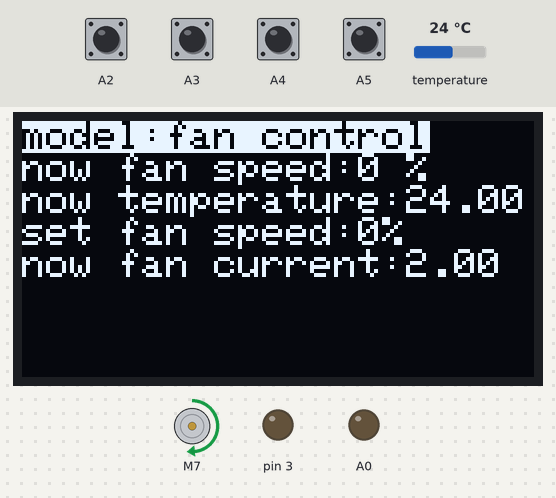
Recording of a program running on a simulated Arduino Uno, built with avr-gcc and run on an emulated ATmega328P. Shown: 128×64 one-colour display, DC motor (green arrow = forward, orange = backward, longer = faster), output pins drawn as LEDs (lit = HIGH). The inputs (shaded band) are chosen by the test bench; at power-on: A2–5 HIGH, temperature 24 °C. What the program prints to the serial monitor is not drawn.

Above: at 1.2 s.
1.3 s: A4 pulled LOW for 0.15 s
At 1.6 s:
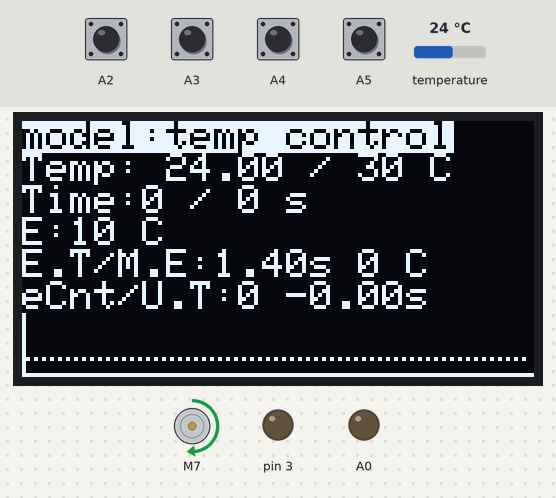
2.0 s: A2 pulled LOW for 0.15 s
At 2.35 s:
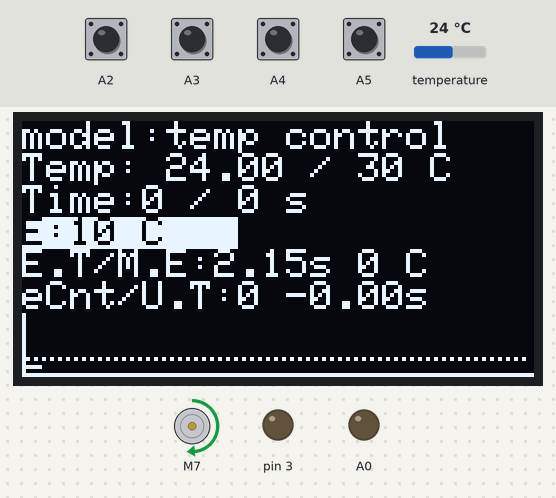
2.7 s: A2 pulled LOW for 1 s
At 3.09 s:
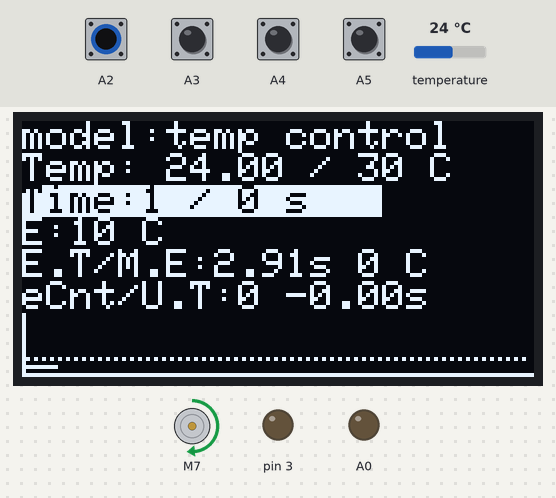
4.3 s: A5 pulled LOW for 0.15 s
5.0 s: A2 pulled LOW for 0.15 s
5.7 s: temperature set to 29.5 °C
At 6.4 s:
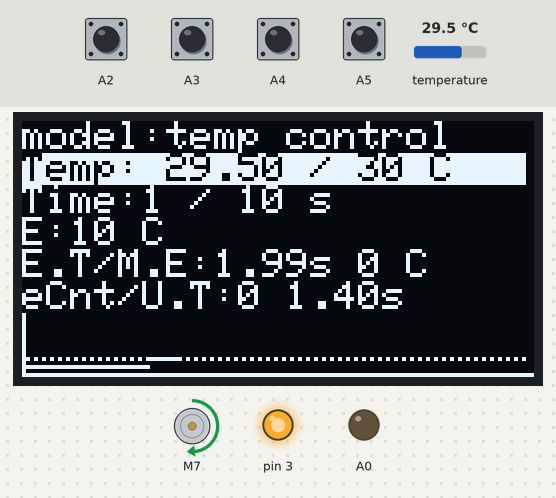
7.2 s: temperature set to 30.8 °C
Timing chart, 0 to 9.9 s (numbered marks = the images above; inputs shaded):
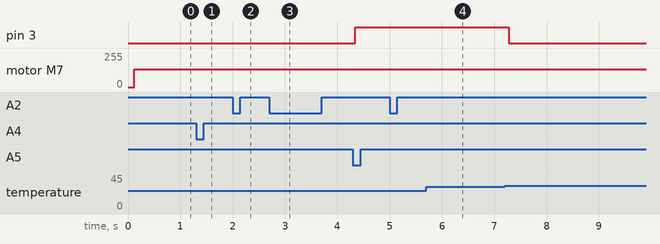

Measured:
- after the input at 1.3 s, the display: first changes after 0.18 s (image 1 shows a later state)
- after the input at 4.3 s, pin 3: LOW → HIGH at once
- after the input at 7.2 s, pin 3: HIGH → LOW after 0.07 s

The program:

main.cpp
```cpp
#include <SPI.h>
#include <Wire.h>
#include <Adafruit_GFX.h>
#include <Adafruit_SSD1306.h>
#include <Arduino.h>
#include <OneWire.h>
#include <L298N.h>

#define SCREEN_WIDTH 128 // OLED display width, in pixels
#define SCREEN_HEIGHT 64 // OLED display height, in pixels

// Declaration for SSD1306 display connected using software SPI (default case):
#define OLED_MOSI 9
#define OLED_CLK 10
#define OLED_DC 11
#define OLED_CS 12
#define OLED_RESET 13
Adafruit_SSD1306 display(SCREEN_WIDTH, SCREEN_HEIGHT,
                         OLED_MOSI, OLED_CLK, OLED_DC, OLED_RESET, OLED_CS);

/* Comment out above, uncomment this block to use hardware SPI
#define OLED_DC     6
#define OLED_CS     7
#define OLED_RESET  8
Adafruit_SSD1306 display(SCREEN_WIDTH, SCREEN_HEIGHT,
  &SPI, OLED_DC, OLED_RESET, OLED_CS);
*/

#define NUMFLAKES 10 // Number of snowflakes in the animation example

#define LOGO_HEIGHT 16
#define LOGO_WIDTH 16
static const unsigned char PROGMEM logo_bmp[] =
    {0b00000000, 0b11000000,
     0b00000001, 0b11000000,
     0b00000001, 0b11000000,
     0b00000011, 0b11100000,
     0b11110011, 0b11100000,
     0b11111110, 0b11111000,
     0b01111110, 0b11111111,
     0b00110011, 0b10011111,
     0b00011111, 0b11111100,
     0b00001101, 0b01110000,
     0b00011011, 0b10100000,
     0b00111111, 0b11100000,
     0b00111111, 0b11110000,
     0b01111100, 0b11110000,
     0b01110000, 0b01110000,
     0b00000000, 0b00110000};
const unsigned int IN1 = 7;
const unsigned int IN2 = 8;
const unsigned int EN = 5;
int buttonState[4];
int menu;
OneWire ds(6); // on pin 6 (a 4.7K resistor is necessary)
byte i;
byte present = 0;
byte type_s = 0;
byte data[12];
byte addr[8];
float celsius;
bool flag = false;
int page;
int setFanSpeed = 50;
int buf[128];
int temnum = 128;
int temcount = 0;
int setTemp = 45;
L298N motor(EN, IN1, IN2);
int setTime;
int setE;
int SetFanSpeed = 0;
long usedTime;
int maxE;
int lastPage;
int FanBuf[128];
int fancount = 0;

unsigned long eTime;
int eCount;

unsigned long timebegin;
unsigned long time;

unsigned long lastTick;
int eFlag;
int scanner(void);
void printNowModel();
void printNowFanSpeed(int);
void printNowTemprature(float);
void printSetFanSpeed();
void printNowFanCurrent(float);
void printTemperatureCurve(float);
// void  printFanSpeedCurve(motor.getSpeed());
void printTemp(float);
void printTime();
void printE();
void printEffectiveTime();
void printcount();
void reset();
void controlPage(); //进行页面的控制

int scanner(void)
{
  if (buttonState[0] != digitalRead(A2))
  {
    delay(5);
    if (buttonState[0] != digitalRead(A2))
    {
      buttonState[0] = digitalRead(A2);
      if (buttonState[0] == LOW)
        return 1;
    }
  }
  if (buttonState[1] != digitalRead(A3))
  {
    delay(5);
    if (buttonState[1] != digitalRead(A3))
    {
      buttonState[1] = digitalRead(A3);
      if (buttonState[1] == LOW)
        return 2;
    }
  }
  if (buttonState[2] != digitalRead(A4))
  {
    delay(5);
    if (buttonState[2] != digitalRead(A4))
    {
      buttonState[2] = digitalRead(A4);
      if (buttonState[2] == LOW)
        return 3;
    }
  }
  if (buttonState[3] != digitalRead(A5))
  {
    delay(5);
    if (buttonState[3] != digitalRead(A5))
    {
      buttonState[3] = digitalRead(A5);
      if (buttonState[3] == LOW)
        return 4;
    }
  }
  return 0;
}
void printNowFanSpeed(int speed)
{
  if (page == 1)
  {
    if (menu == 2)
      display.setTextColor(SSD1306_BLACK, SSD1306_WHITE);
    else
      display.setTextColor(SSD1306_WHITE, SSD1306_BLACK);
    display.setCursor(0, 8);

    display.print(F("now fan speed:"));
    if (speed == 0)
      display.print("0");
    else
      display.print((int)((speed - 132) / 123.0 * 100 + 0.5));
    display.print(F(" %"));
  }
  else
    return;
}
void printNowTemprature(float Temperature)
{
  if (page == 1)
  {
    if (menu == 3)
      display.setTextColor(SSD1306_BLACK, SSD1306_WHITE);
    else
      display.setTextColor(SSD1306_WHITE, SSD1306_BLACK);
    display.setCursor(0, 16);
    display.print(F("now temperature:"));
    display.print(Temperature);
  }
  else
    return;
}
void printSetFanSpeed()
{
  if (page == 1)
  {
    if (menu == 1)
      display.setTextColor(SSD1306_BLACK, SSD1306_WHITE);
    else
      display.setTextColor(SSD1306_WHITE, SSD1306_BLACK);
    display.setCursor(0, 24);
    display.print(F("set fan speed:"));
    display.print(setFanSpeed);
    display.print(F("%"));
    motor.stop();
    if (setFanSpeed >= 0)
    {

      motor.setSpeed((int)(setFanSpeed / 100.0 * 123 + 132));
      motor.forward();
    }
    else if (setFanSpeed < 0)
    {
      motor.setSpeed((int)(-(setFanSpeed / 100.0 * 123) + 132));
      motor.backward();
    }
  }
  else
    return;
}
void printNowFanCurrent(float Current)
{
  if (page == 1)
  {
    if (menu == 5)
      display.setTextColor(SSD1306_BLACK, SSD1306_WHITE);
    else
      display.setTextColor(SSD1306_WHITE, SSD1306_BLACK);
    display.setCursor(0, 32);
    display.print(F("now fan current:"));
    display.print(Current);
  }
  else
    return;
}
float getTemp()
{
  ds.reset();
  ds.select(addr);
  ds.write(0x44, 1);

  present = ds.reset();
  ds.select(addr);
  ds.write(0xBE);
  for (i = 0; i < 9; i++)
  { // we need 9 bytes
    data[i] = ds.read();
    // Serial.print(data[i], HEX);
    // Serial.print(" ");
  }

  int16_t raw = (data[1] << 8) | data[0];
  if (type_s)
  {
    raw = raw << 3; // 9 bit resolution default
    if (data[7] == 0x10)
    {
      // "count remain" gives full 12 bit resolution
      raw = (raw & 0xFFF0) + 12 - data[6];
    }
  }
  else
  {
    byte cfg = 0x60; //设置温度传感器的采样精度，0x20 10个bits位.
    // at lower res, the low bits are undefined, so let's zero them

    if (cfg == 0x00)
      raw = raw & ~7; // 9 bit resolution, 93.75 ms

    else if (cfg == 0x20)
      raw = raw & ~3; // 10 bit res, 187.5 ms
    else if (cfg == 0x40)
      raw = raw & ~1; // 11 bit res, 375 ms
    ////    default is 12 bit resolution, 750 ms conversion time
  }
  return (float)raw / 16.0;
}
void printNowModel()
{
  if (page != lastPage)
  {
    display.clearDisplay();
    display.fillRect(1, 48, 127, 14, SSD1306_BLACK);
    reset();
  }

  if (page == 1)
  {
    if (menu == 0)
      display.setTextColor(SSD1306_BLACK, SSD1306_WHITE);
    else
      display.setTextColor(SSD1306_WHITE, SSD1306_BLACK);
    display.setCursor(0, 0);
    display.print(F("model:"));
    display.print(F("fan control"));
    lastPage = 1;
  }
  else if (page == 2)
  {
    if (menu == 0)
      display.setTextColor(SSD1306_BLACK, SSD1306_WHITE);
    else
      display.setTextColor(SSD1306_WHITE, SSD1306_BLACK);
    display.setCursor(0, 0);
    display.print(F("model:"));
    display.print(F("temp control"));
    lastPage = 2;
    if (celsius < setTemp)
    {
      digitalWrite(3, HIGH);
      digitalWrite(5, LOW);
    }

    if (celsius > setTemp)
    {
      digitalWrite(3, LOW);
      if (celsius > setTemp + 5)
        digitalWrite(5, HIGH);
    }

    if (abs(celsius - setTemp) < setE)
    {
      if (eFlag == 1)
      {
        eCount++;
        eFlag = 0;
      }
    }
    else
    {
      // eTime = 0;
      eFlag = 1;
    }

    if (usedTime == -1 && setTime != 0 && abs(celsius - setTemp) < 1)
      usedTime = millis() - timebegin;

    if (usedTime != -1)
      maxE = max(abs(celsius - setTemp), maxE);

    if (setTime == 0)
    {
      digitalWrite(3, LOW);
      digitalWrite(5, LOW);
    }

    Serial.print((millis() - timebegin) / 1000);
    Serial.print(" ");
    Serial.println(setTime);
    // 2蜂鸣器，3风扇（非风扇控制模式），4灯泡，5电阻（加热用）
    if ((millis() - timebegin) / 1000 >= setTime)
    {
      digitalWrite(5, LOW);
      digitalWrite(3, LOW);
      digitalWrite(2, HIGH);
      digitalWrite(4, HIGH);
      delay(100);
      digitalWrite(2, LOW);
      digitalWrite(4, LOW);
    }
    if (eFlag == 0)
      eTime += millis() - lastTick;
    lastTick = millis();
  }
  return;
}

void printTemperatureCurve(float temperature)
{
  if (page == 2)
  {
    buf[temcount] = 68 - (int)((temperature / 75.0) * 24);
    int liney = 68 - (int)((setTemp / 75.0) * 24);
    for (int i = 1; i < 127; i += 2)
      display.drawPixel(i, liney, SSD1306_WHITE);

    if (temcount < temnum - 1)
      temcount++;
    else
    {
      temcount = 0;
      display.fillRect(1, 48, 127, 14, SSD1306_BLACK);
    }

    display.drawLine(0, 48, 0, 63, SSD1306_WHITE);
    display.drawLine(0, 63, 127, 63, SSD1306_WHITE);
    for (int i = 0; i < temcount; i++)
    {
      display.drawPixel(i, buf[i], SSD1306_WHITE);
    }
  }
  else
    return;
}

void printFanSpeedCurve(int speed)
{
  if (page == 1)
  {
    FanBuf[fancount] = 64 - (int)(((speed - 132) / 123.0) * 24);

    if (fancount < temnum - 1)
      fancount++;
    else
    {
      fancount = 0;
      display.fillRect(1, 40, 127, 22, SSD1306_BLACK);
    }

    display.drawLine(0, 40, 0, 63, SSD1306_WHITE);
    display.drawLine(0, 63, 127, 63, SSD1306_WHITE);
    display.drawPixel(fancount, FanBuf[fancount], SSD1306_WHITE);
    // for (int i = 0; i < fancount; i++)
    // {
    //   display.drawPixel(i, FanBuf[i], SSD1306_WHITE);
    // }
  }
  else
    return;
}
void printTemp(float temperature)
{
  if (page == 2)
  {
    if (menu == 1)
      display.setTextColor(SSD1306_BLACK, SSD1306_WHITE);
    else
      display.setTextColor(SSD1306_WHITE, SSD1306_BLACK);

    display.setCursor(0, 8); // Start at top-left corner
    // display.fillRect(30, 0, 96, 7, SSD1306_BLACK);
    display.display();
    display.print(F("Temp: "));
    display.print(temperature);
    display.print(F(" / "));
    display.print(setTemp);
    display.print(F(" C   "));
  }
}

void printTime()
{
  if (page == 2)
  {
    if (menu == 2)
      display.setTextColor(SSD1306_BLACK, SSD1306_WHITE);
    else
      display.setTextColor(SSD1306_WHITE, SSD1306_BLACK);

    time = millis() - timebegin;
    display.setCursor(0, 16);
    display.print(F("Time:"));
    // display.fillRect(30, 8, 96, 8, SSD1306_BLACK);
    display.print((int)(time / 1000.0));
    display.print(F(" / "));
    display.print(setTime);
    display.print(F(" s   "));
  }
}
void printE()
{
  if (page == 2)
  {
    if (menu == 3)
      display.setTextColor(SSD1306_BLACK, SSD1306_WHITE);
    else
      display.setTextColor(SSD1306_WHITE, SSD1306_BLACK);

    // display.fillRect(12, 16, 96, 8, SSD1306_BLACK);

    display.setCursor(0, 24);
    display.print(F("E:"));

    display.print(setE);
    display.print(F(" C   "));
  }
}

void printEffectiveTime()
{
  if (page == 2)
  {
    display.setTextColor(SSD1306_WHITE, SSD1306_BLACK);
    display.setCursor(0, 32);
    display.print(F("E.T/M.E:"));
    display.print(eTime / 1000.0);
    display.print(F("s "));
    display.print(maxE);
    display.print(F(" C "));
  }
}

void printcount()
{
  if (page == 2)
  {
    display.setTextColor(SSD1306_WHITE, SSD1306_BLACK);
    display.setCursor(0, 40);
    display.print(F("eCnt/U.T:"));
    display.print(eCount);

    display.print(F(" "));
    display.print(usedTime / 1000.0);
    display.print(F("s "));
  }
}
void reset()
{
  timebegin = millis();
  eTime = 0;
  eCount = 0;
  usedTime = -1;
  maxE = 0;
}

void controlPage()
{
  int key = scanner();
  switch (key)
  {
  case 1:
    if (page == 2)
    {
      menu--;
      if (menu < 0)
        menu = 3;
      break;
    }
    else if (page == 1)
    {
      menu--;
      if (menu < 0)
        menu = 1;
      break;
    }
  case 2:
    if (page == 2)
    {
      menu++;
      if (menu > 3)
        menu = 0;
      break;
    }
    else if (page == 1)
    {
      menu++;
      if (menu > 1)
        menu = 0;
      break;
    }
  case 3:
    if (page == 2)
    {
      if (menu == 0)
      {
        page--;
        if (page < 1)
          page = 2;
        break;
      }
      else if (menu == 1)
        if (setTemp > 30)
        {
          setTemp--;
          display.fillRect(1, 48, 127, 14, SSD1306_BLACK);
        }
      if (menu == 2)
      {
        if (setTime > 0)
          setTime -= 10;
        reset();
      }
      if (menu == 3)
        if (setE > 0)
          setE--;
      break;
    }
    else if (page == 1)
    {
      if (menu == 0)
      {
        page--;
        if (page < 1)
          page = 2;
        break;
      }
      else if (menu == 1)
      {
        if (setFanSpeed > -100)
          setFanSpeed -= 1;
        break;
      }
    }
  case 4:
    if (page == 2)
    {
      if (menu == 0)
      {
        page++;
        if (page > 2)
          page = 1;
        break;
      }
      else if (menu == 1)
        if (setTemp < 75)
        {
          setTemp++;
          display.fillRect(1, 48, 127, 14, SSD1306_BLACK);
        }
      if (menu == 2)
      {
        if (setTime < 1000)
          setTime += 10;
        reset();
      }
      if (menu == 3)
        if (setE < 20)
          setE++;
      break;
    }
    else if (page == 1)
    {
      if (menu == 0)
      {
        page++;
        if (page > 2)
          page = 1;
        break;
      }
      else if (menu == 1)
      {
        if (setFanSpeed < 100)
          setFanSpeed += 1;
      }
    }
  }
  Serial.println(key);
}

void setup()
{
  Serial.begin(9600);
  pinMode(A0, OUTPUT);
  pinMode(A2, INPUT_PULLUP);
  pinMode(A3, INPUT_PULLUP);
  pinMode(A4, INPUT_PULLUP);
  pinMode(A5, INPUT_PULLUP);
  pinMode(3, OUTPUT);
  // SSD1306_SWITCHCAPVCC = generate display voltage from 3.3V internally
  if (!display.begin(SSD1306_SWITCHCAPVCC))
  {
    Serial.println(F("SSD1306 allocation failed"));
    for (;;)
      ; // Don't proceed, loop forever
  }
  // Clear the buffer
  display.clearDisplay();
  if (!ds.search(addr) && !flag)
  {
    // Serial.println("No more addresses.");
    Serial.println();
    ds.reset_search();
    delay(250);
  }
  menu = 0;
  page = 1;
  lastPage = 1;
  display.setTextSize(1); // Normal 1:1 pixel scale
  setTemp = 30;
  setTime = 0;
  setE = 10;
  lastTick = millis();
  eFlag = 0;
  setFanSpeed = 0;
}

void loop()
{
  controlPage();
  celsius = getTemp();
  // Serial.println(celsius);
  printNowModel();
  //以下是page==1
  printNowFanSpeed(motor.getSpeed());
  printNowTemprature(celsius);
  printSetFanSpeed();
  printNowFanCurrent(2);
  printTemperatureCurve(celsius);
  // printFanSpeedCurve(motor.getSpeed());//显存不够不启用。
  //以下是page==2
  printTemp(celsius);
  printTime();
  printE();
  printEffectiveTime();
  printcount();
  display.display();

  // delay(200);
}
```
